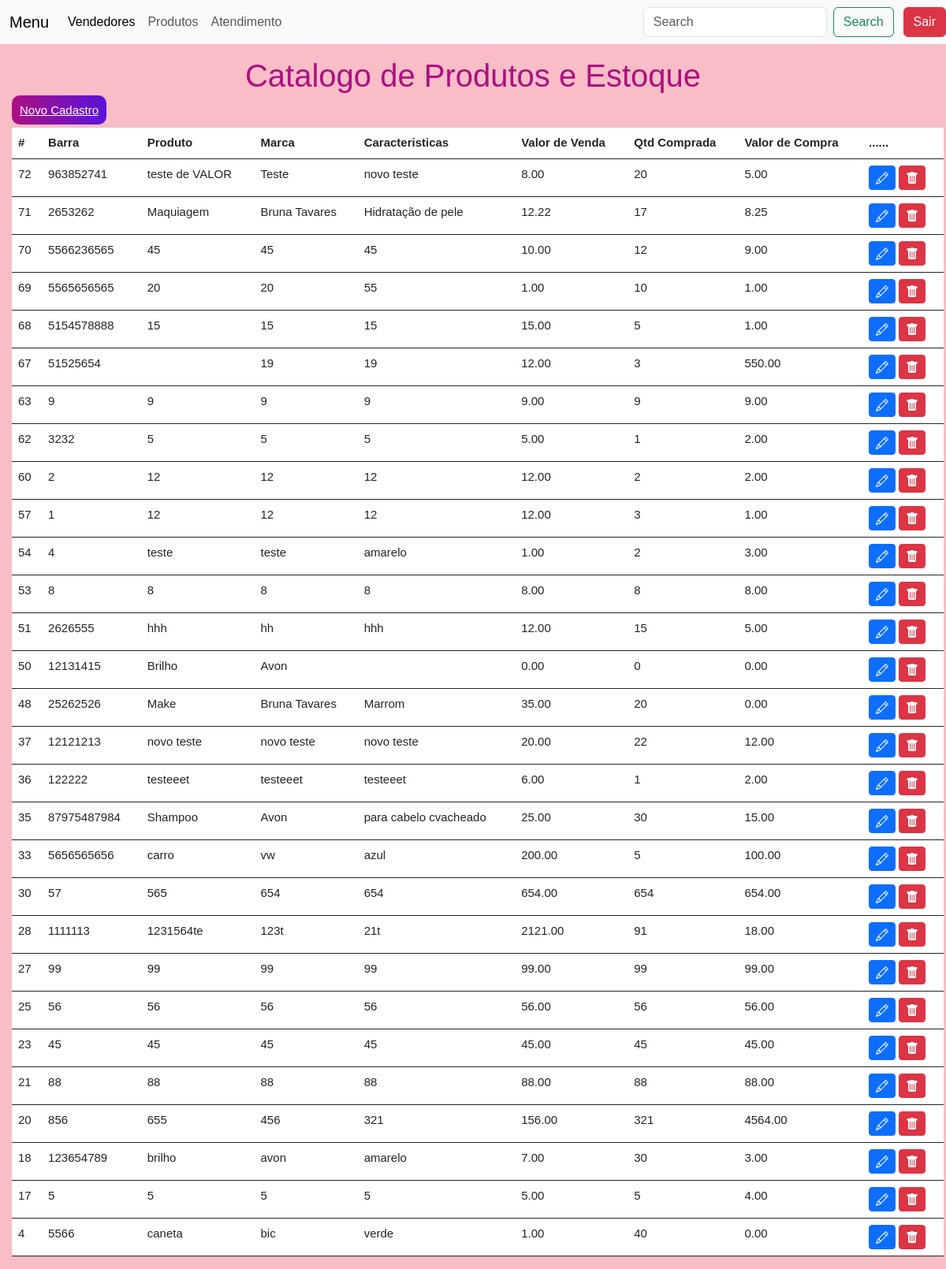
Screenshot of /consultaCatalogo.php with the database file from the repository.
### tables this page shows
CREATE TABLE `novos` (
  `id` int(11) NOT NULL,
  `barra` varchar(15) NOT NULL,
  `produto` varchar(50) NOT NULL,
  `marca` text NOT NULL,
  `caracteristicas` varchar(50) NOT NULL,
  `valordevenda` decimal(10,2) NOT NULL,
  `qtdcomprada` int(6) NOT NULL,
  `valordecompra` decimal(10,2) NOT NULL
);

### consultaCatalogo.php (the view, shortened to what this page needs)
<?php include("cabecalho.php")?>
<?php
include_once('config.php');
    if(!empty($_GET['search']))
    {
        $data = $_GET['search'];
        $sql = "SELECT * FROM novos WHERE id LIKE '%$data%' or produto LIKE '%$data%' or marca LIKE '%$data%' ORDER BY id DESC";
    }
    else
    {
        $sql = "SELECT * FROM novos ORDER BY id DESC";
    }
    $result = $conexao->query($sql);
?>
<!DOCTYPE html>
<html lang="en">
<head>
    <link href="https://cdn.jsdelivr.net/npm/bootstrap@5.3.0/dist/css/bootstrap.min.css" rel="stylesheet">
    <link rel="stylesheet" href="style.css">
</head>
<body>
    <br><br><br>
<?php
    echo "<h1 id='BemVindo'>Catalogo de Produtos e Estoque</h1>";
?>
<div>
<a id="incluirCadastro" value="Novo Cadastro" href="cadastroProduto.php">Novo Cadastro</a>
<table class="table" id="tabelaLista">
  <thead>
    <tr>
      <th scope="col">#</th>
      <th scope="col">Barra</th>
      <th scope="col">Produto</th>
      <th scope="col">Marca</th>
      <th scope="col">Caracteristicas</th>
      <th scope="col">Valor de Venda</th>
      <th scope="col">Qtd Comprada</th>
      <th scope="col">Valor de Compra</th>
      <th scope="col">......</th>
    </tr>
  </thead>
  <tbody>
  <?php
        while($user_data = mysqli_fetch_assoc($result))
        {
            echo "<tr>";
            echo "<td>" .$user_data['id']. "</td>";
            echo "<td>" .$user_data['barra']. "</td>";
            echo "<td>" .$user_data['produto']. "</td>";
            echo "<td>" .$user_data['marca']. "</td>";
            echo "<td>" .$user_data['caracteristicas']. "</td>";
            echo "<td>" .$user_data['valordevenda']. "</td>";
            echo "<td>" .$user_data['qtdcomprada']. "</td>";
            echo "<td>" .$user_data['valordecompra']. "</td>";
            echo "<td>
            <a class='btn btn-sm btn-primary' href='editCatalogo.php?id=$user_data[id]' title='Editar'>
            <svg xmlns='http://www.w3.org/2000/svg' width='16' height='16' fill='currentColor' class='bi bi-pencil' viewBox='0 0 16 16'>
                <path d='M12.146.146a.5.5 0 0 1 .708 0l3 3a.5.5 0 0 1 0 .708l-10 10a.5.5 0 0 1-.168.11l-5 2a.5.5 0 0 1-.65-.65l2-5a.5.5 0 0 1 .11-.168l10-10zM11.207 2.5 13.5 4.793 14.793 3.5 12.5 1.207 11.207 2.5zm1.586 3L10.5 3.207 4 9.707V10h.5a.5.5 0 0 1 .5.5v.5h.5a.5.5 0 0 1 .5.5v.5h.293l6.5-6.5zm-9.761 5.175-.106.106-1.528 3.821 3.821-1.528.106-.106A.5.5 0 0 1 5 12.5V12h-.5a.5.5 0 0 1-.5-.5V11h-.5a.5.5 0 0 1-.468-.325z'/>
            </svg>
            </a>
            <a class='btn btn-sm btn-danger' href='deleteCatalogo.php?id=$user_data[id]' title='Deletar'>
                <svg xmlns='http://www.w3.org/2000/svg' width='16' height='16' fill='currentColor' class='bi bi-trash-fill' viewBox='0 0 16 16'>
                    <path d='M2.5 1a1 1 0 0 0-1 1v1a1 1 0 0 0 1 1H3v9a2 2 0 0 0 2 2h6a2 2 0 0 0 2-2V4h.5a1 1 0 0 0 1-1V2a1 1 0 0 0-1-1H10a1 1 0 0 0-1-1H7a1 1 0 0 0-1 1H2.5zm3 4a.5.5 0 0 1 .5.5v7a.5.5 0 0 1-1 0v-7a.5.5 0 0 1 .5-.5zM8 5a.5.5 0 0 1 .5.5v7a.5.5 0 0 1-1 0v-7A.5.5 0 0 1 8 5zm3 .5v7a.5.5 0 0 1-1 0v-7a.5.5 0 0 1 1 0z'/>
                </svg>
            </a>
</td>";
            echo "</tr>";
        }
  ?>
  </tbody>
</table>
</div>
</body>
</html>

### style.css (style rules this page uses)
body { font-family: Arial, Helvetica, sans-serif; background-color: #f8bdc6; }
#BemVindo { text-align: center; color: white; color: rgb(172, 16, 130); }
#incluirCadastro { margin-left: 15px; background-image: linear-gradient(to right, rgb(172, 16, 130), rgb(90,20,220)); width: 10%; border: none; padding: 10px; color: white; font-size: 15px; cursor: pointer; border-radius: 10px; }
#tabelaLista { margin-left: 15px; margin-top: 10px; background-image: linear-gradient(to right, rgb(172, 16, 130), rgb(90,20,220)); width: 98.5%; border: none; padding: 15px; color: white; font-size: 15px; cursor: pointer; border-radius: 10px; }

### rows the page displays
novos: id "72", barra "963852741", produto "teste de VALOR", marca "Teste", caracteristicas "novo teste", valordevenda "8.00", qtdcomprada "20", valordecompra "5.00"
novos: id "71", barra "2653262", produto "Maquiagem", marca "Bruna Tavares", caracteristicas "Hidratação de pele", valordevenda "12.22", qtdcomprada "17", valordecompra "8.25"
novos: id "70", barra "5566236565", produto "45", marca "45", caracteristicas "45", valordevenda "10.00", qtdcomprada "12", valordecompra "9.00"
novos: id "69", barra "5565656565", produto "20", marca "20", caracteristicas "55", valordevenda "1.00", qtdcomprada "10", valordecompra "1.00"
novos: id "68", barra "5154578888", produto "15", marca "15", caracteristicas "15", valordevenda "15.00", qtdcomprada "5", valordecompra "1.00"
novos: id "67", barra "51525654", marca "19", caracteristicas "19", valordevenda "12.00", qtdcomprada "3", valordecompra "550.00"
novos: id "63", barra "9", produto "9", marca "9", caracteristicas "9", valordevenda "9.00", qtdcomprada "9", valordecompra "9.00"
novos: id "62", barra "3232", produto "5", marca "5", caracteristicas "5", valordevenda "5.00", qtdcomprada "1", valordecompra "2.00"
novos: id "60", barra "2", produto "12", marca "12", caracteristicas "12", valordevenda "12.00", qtdcomprada "2", valordecompra "2.00"
novos: id "57", barra "1", produto "12", marca "12", caracteristicas "12", valordevenda "12.00", qtdcomprada "3", valordecompra "1.00"
novos: id "54", barra "4", produto "teste", marca "teste", caracteristicas "amarelo", valordevenda "1.00", qtdcomprada "2", valordecompra "3.00"
novos: id "53", barra "8", produto "8", marca "8", caracteristicas "8", valordevenda "8.00", qtdcomprada "8", valordecompra "8.00"
novos: id "51", barra "2626555", produto "hhh", marca "hh", caracteristicas "hhh", valordevenda "12.00", qtdcomprada "15", valordecompra "5.00"
novos: id "50", barra "12131415", produto "Brilho", marca "Avon", valordevenda "0.00", qtdcomprada "0", valordecompra "0.00"
novos: id "48", barra "25262526", produto "Make", marca "Bruna Tavares", caracteristicas "Marrom", valordevenda "35.00", qtdcomprada "20", valordecompra "0.00"
novos: id "37", barra "12121213", produto "novo teste", marca "novo teste", caracteristicas "novo teste", valordevenda "20.00", qtdcomprada "22", valordecompra "12.00"
novos: id "36", barra "122222", produto "testeeet", marca "testeeet", caracteristicas "testeeet", valordevenda "6.00", qtdcomprada "1", valordecompra "2.00"
novos: id "35", barra "87975487984", produto "Shampoo", marca "Avon", caracteristicas "para cabelo cvacheado", valordevenda "25.00", qtdcomprada "30", valordecompra "15.00"
novos: id "33", barra "5656565656", produto "carro", marca "vw", caracteristicas "azul", valordevenda "200.00", qtdcomprada "5", valordecompra "100.00"
novos: id "30", barra "57", produto "565", marca "654", caracteristicas "654", valordevenda "654.00", qtdcomprada "654", valordecompra "654.00"
novos: id "28", barra "1111113", produto "1231564te", marca "123t", caracteristicas "21t", valordevenda "2121.00", qtdcomprada "91", valordecompra "18.00"
novos: id "27", barra "99", produto "99", marca "99", caracteristicas "99", valordevenda "99.00", qtdcomprada "99", valordecompra "99.00"
novos: id "25", barra "56", produto "56", marca "56", caracteristicas "56", valordevenda "56.00", qtdcomprada "56", valordecompra "56.00"
novos: id "23", barra "45", produto "45", marca "45", caracteristicas "45", valordevenda "45.00", qtdcomprada "45", valordecompra "45.00"
novos: id "21", barra "88", produto "88", marca "88", caracteristicas "88", valordevenda "88.00", qtdcomprada "88", valordecompra "88.00"
novos: id "20", barra "856", produto "655", marca "456", caracteristicas "321", valordevenda "156.00", qtdcomprada "321", valordecompra "4564.00"
novos: id "18", barra "123654789", produto "brilho", marca "avon", caracteristicas "amarelo", valordevenda "7.00", qtdcomprada "30", valordecompra "3.00"
novos: id "17", barra "5", produto "5", marca "5", caracteristicas "5", valordevenda "5.00", qtdcomprada "5", valordecompra "4.00"
novos: id "4", barra "5566", produto "caneta", marca "bic", caracteristicas "verde", valordevenda "1.00", qtdcomprada "40", valordecompra "0.00"
